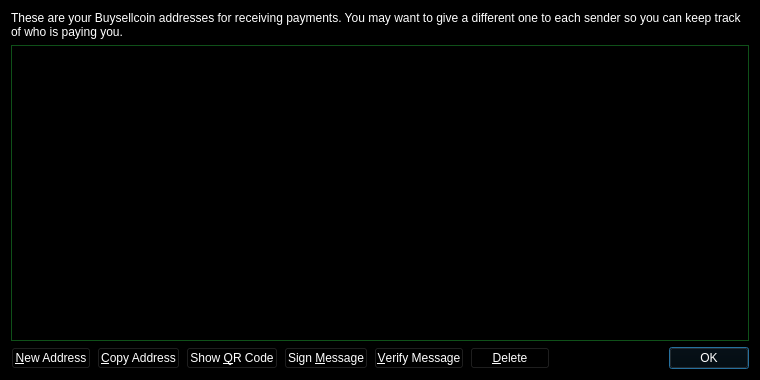
<?xml version="1.0" encoding="UTF-8"?>
<ui version="4.0">
 <class>AddressBookPage</class>
 <widget class="QWidget" name="AddressBookPage">
  <property name="geometry">
   <rect>
    <x>0</x>
    <y>0</y>
    <width>760</width>
    <height>380</height>
   </rect>
  </property>
  <property name="palette">
   <palette>
    <active>
     <colorrole role="WindowText">
      <brush brushstyle="SolidPattern">
       <color alpha="255">
        <red>255</red>
        <green>255</green>
        <blue>255</blue>
       </color>
      </brush>
     </colorrole>
     <colorrole role="Button">
      <brush brushstyle="SolidPattern">
       <color alpha="255">
        <red>0</red>
        <green>0</green>
        <blue>0</blue>
       </color>
      </brush>
     </colorrole>
     <colorrole role="Light">
      <brush brushstyle="SolidPattern">
       <color alpha="255">
        <red>0</red>
        <green>0</green>
        <blue>0</blue>
       </color>
      </brush>
     </colorrole>
     <colorrole role="Midlight">
      <brush brushstyle="SolidPattern">
       <color alpha="255">
        <red>0</red>
        <green>0</green>
        <blue>0</blue>
       </color>
      </brush>
     </colorrole>
     <colorrole role="Dark">
      <brush brushstyle="SolidPattern">
       <color alpha="255">
        <red>0</red>
        <green>0</green>
        <blue>0</blue>
       </color>
      </brush>
     </colorrole>
     <colorrole role="Mid">
      <brush brushstyle="SolidPattern">
       <color alpha="255">
        <red>0</red>
        <green>0</green>
        <blue>0</blue>
       </color>
      </brush>
     </colorrole>
     <colorrole role="Text">
      <brush brushstyle="SolidPattern">
       <color alpha="255">
        <red>255</red>
        <green>255</green>
        <blue>255</blue>
       </color>
      </brush>
     </colorrole>
     <colorrole role="BrightText">
      <brush brushstyle="SolidPattern">
       <color alpha="255">
        <red>255</red>
        <green>255</green>
        <blue>255</blue>
       </color>
      </brush>
     </colorrole>
     <colorrole role="ButtonText">
      <brush brushstyle="SolidPattern">
       <color alpha="255">
        <red>255</red>
        <green>255</green>
        <blue>255</blue>
       </color>
      </brush>
     </colorrole>
     <colorrole role="Base">
      <brush brushstyle="SolidPattern">
       <color alpha="255">
        <red>0</red>
        <green>0</green>
        <blue>0</blue>
       </color>
      </brush>
     </colorrole>
     <colorrole role="Window">
      <brush brushstyle="SolidPattern">
       <color alpha="255">
        <red>0</red>
        <green>0</green>
        <blue>0</blue>
       </color>
      </brush>
     </colorrole>
     <colorrole role="Shadow">
      <brush brushstyle="SolidPattern">
       <color alpha="255">
        <red>0</red>
        <green>0</green>
        <blue>0</blue>
       </color>
      </brush>
     </colorrole>
     <colorrole role="AlternateBase">
      <brush brushstyle="SolidPattern">
       <color alpha="255">
        <red>0</red>
        <green>0</green>
        <blue>0</blue>
       </color>
      </brush>
     </colorrole>
     <colorrole role="ToolTipBase">
      <brush brushstyle="SolidPattern">
       <color alpha="255">
        <red>255</red>
        <green>255</green>
        <blue>220</blue>
       </color>
      </brush>
     </colorrole>
     <colorrole role="ToolTipText">
      <brush brushstyle="SolidPattern">
       <color alpha="255">
        <red>0</red>
        <green>0</green>
        <blue>0</blue>
       </color>
      </brush>
     </colorrole>
    </active>
    <inactive>
     <colorrole role="WindowText">
      <brush brushstyle="SolidPattern">
       <color alpha="255">
        <red>255</red>
        <green>255</green>
        <blue>255</blue>
       </color>
      </brush>
     </colorrole>
     <colorrole role="Button">
      <brush brushstyle="SolidPattern">
       <color alpha="255">
        <red>0</red>
        <green>0</green>
        <blue>0</blue>
       </color>
      </brush>
     </colorrole>
     <colorrole role="Light">
      <brush brushstyle="SolidPattern">
       <color alpha="255">
        <red>0</red>
        <green>0</green>
        <blue>0</blue>
       </color>
      </brush>
     </colorrole>
     <colorrole role="Midlight">
      <brush brushstyle="SolidPattern">
       <color alpha="255">
        <red>0</red>
        <green>0</green>
        <blue>0</blue>
       </color>
      </brush>
     </colorrole>
     <colorrole role="Dark">
      <brush brushstyle="SolidPattern">
       <color alpha="255">
        <red>0</red>
        <green>0</green>
        <blue>0</blue>
       </color>
      </brush>
     </colorrole>
     <colorrole role="Mid">
      <brush brushstyle="SolidPattern">
       <color alpha="255">
        <red>0</red>
        <green>0</green>
        <blue>0</blue>
       </color>
      </brush>
     </colorrole>
     <colorrole role="Text">
      <brush brushstyle="SolidPattern">
       <color alpha="255">
        <red>255</red>
        <green>255</green>
        <blue>255</blue>
       </color>
      </brush>
     </colorrole>
     <colorrole role="BrightText">
      <brush brushstyle="SolidPattern">
       <color alpha="255">
        <red>255</red>
        <green>255</green>
        <blue>255</blue>
       </color>
      </brush>
     </colorrole>
     <colorrole role="ButtonText">
      <brush brushstyle="SolidPattern">
       <color alpha="255">
        <red>255</red>
        <green>255</green>
        <blue>255</blue>
       </color>
      </brush>
     </colorrole>
     <colorrole role="Base">
      <brush brushstyle="SolidPattern">
       <color alpha="255">
        <red>0</red>
        <green>0</green>
        <blue>0</blue>
       </color>
      </brush>
     </colorrole>
     <colorrole role="Window">
      <brush brushstyle="SolidPattern">
       <color alpha="255">
        <red>0</red>
        <green>0</green>
        <blue>0</blue>
       </color>
      </brush>
     </colorrole>
     <colorrole role="Shadow">
      <brush brushstyle="SolidPattern">
       <color alpha="255">
        <red>0</red>
        <green>0</green>
        <blue>0</blue>
       </color>
      </brush>
     </colorrole>
     <colorrole role="AlternateBase">
      <brush brushstyle="SolidPattern">
       <color alpha="255">
        <red>0</red>
        <green>0</green>
        <blue>0</blue>
       </color>
      </brush>
     </colorrole>
     <colorrole role="ToolTipBase">
      <brush brushstyle="SolidPattern">
       <color alpha="255">
        <red>255</red>
        <green>255</green>
        <blue>220</blue>
       </color>
      </brush>
     </colorrole>
     <colorrole role="ToolTipText">
      <brush brushstyle="SolidPattern">
       <color alpha="255">
        <red>0</red>
        <green>0</green>
        <blue>0</blue>
       </color>
      </brush>
     </colorrole>
    </inactive>
    <disabled>
     <colorrole role="WindowText">
      <brush brushstyle="SolidPattern">
       <color alpha="255">
        <red>0</red>
        <green>0</green>
        <blue>0</blue>
       </color>
      </brush>
     </colorrole>
     <colorrole role="Button">
      <brush brushstyle="SolidPattern">
       <color alpha="255">
        <red>0</red>
        <green>0</green>
        <blue>0</blue>
       </color>
      </brush>
     </colorrole>
     <colorrole role="Light">
      <brush brushstyle="SolidPattern">
       <color alpha="255">
        <red>0</red>
        <green>0</green>
        <blue>0</blue>
       </color>
      </brush>
     </colorrole>
     <colorrole role="Midlight">
      <brush brushstyle="SolidPattern">
       <color alpha="255">
        <red>0</red>
        <green>0</green>
        <blue>0</blue>
       </color>
      </brush>
     </colorrole>
     <colorrole role="Dark">
      <brush brushstyle="SolidPattern">
       <color alpha="255">
        <red>0</red>
        <green>0</green>
        <blue>0</blue>
       </color>
      </brush>
     </colorrole>
     <colorrole role="Mid">
      <brush brushstyle="SolidPattern">
       <color alpha="255">
        <red>0</red>
        <green>0</green>
        <blue>0</blue>
       </color>
      </brush>
     </colorrole>
     <colorrole role="Text">
      <brush brushstyle="SolidPattern">
       <color alpha="255">
        <red>0</red>
        <green>0</green>
        <blue>0</blue>
       </color>
      </brush>
     </colorrole>
     <colorrole role="BrightText">
      <brush brushstyle="SolidPattern">
       <color alpha="255">
        <red>255</red>
        <green>255</green>
        <blue>255</blue>
       </color>
      </brush>
     </colorrole>
     <colorrole role="ButtonText">
      <brush brushstyle="SolidPattern">
       <color alpha="255">
        <red>0</red>
        <green>0</green>
        <blue>0</blue>
       </color>
      </brush>
     </colorrole>
     <colorrole role="Base">
      <brush brushstyle="SolidPattern">
       <color alpha="255">
        <red>0</red>
        <green>0</green>
        <blue>0</blue>
       </color>
      </brush>
     </colorrole>
     <colorrole role="Window">
      <brush brushstyle="SolidPattern">
       <color alpha="255">
        <red>0</red>
        <green>0</green>
        <blue>0</blue>
       </color>
      </brush>
     </colorrole>
     <colorrole role="Shadow">
      <brush brushstyle="SolidPattern">
       <color alpha="255">
        <red>0</red>
        <green>0</green>
        <blue>0</blue>
       </color>
      </brush>
     </colorrole>
     <colorrole role="AlternateBase">
      <brush brushstyle="SolidPattern">
       <color alpha="255">
        <red>0</red>
        <green>0</green>
        <blue>0</blue>
       </color>
      </brush>
     </colorrole>
     <colorrole role="ToolTipBase">
      <brush brushstyle="SolidPattern">
       <color alpha="255">
        <red>255</red>
        <green>255</green>
        <blue>220</blue>
       </color>
      </brush>
     </colorrole>
     <colorrole role="ToolTipText">
      <brush brushstyle="SolidPattern">
       <color alpha="255">
        <red>0</red>
        <green>0</green>
        <blue>0</blue>
       </color>
      </brush>
     </colorrole>
    </disabled>
   </palette>
  </property>
  <property name="windowTitle">
   <string>Address Book</string>
  </property>
  <layout class="QVBoxLayout" name="verticalLayout">
   <item>
    <widget class="QLabel" name="labelExplanation">
     <property name="text">
      <string>These are your Buysellcoin addresses for receiving payments. You may want to give a different one to each sender so you can keep track of who is paying you.</string>
     </property>
     <property name="textFormat">
      <enum>Qt::PlainText</enum>
     </property>
     <property name="wordWrap">
      <bool>true</bool>
     </property>
    </widget>
   </item>
   <item>
    <widget class="QTableView" name="tableView">
     <property name="palette">
      <palette>
       <active>
        <colorrole role="WindowText">
         <brush brushstyle="SolidPattern">
          <color alpha="255">
           <red>255</red>
           <green>255</green>
           <blue>255</blue>
          </color>
         </brush>
        </colorrole>
        <colorrole role="Button">
         <brush brushstyle="SolidPattern">
          <color alpha="255">
           <red>19</red>
           <green>104</green>
           <blue>32</blue>
          </color>
         </brush>
        </colorrole>
        <colorrole role="Light">
         <brush brushstyle="SolidPattern">
          <color alpha="255">
           <red>28</red>
           <green>156</green>
           <blue>48</blue>
          </color>
         </brush>
        </colorrole>
        <colorrole role="Midlight">
         <brush brushstyle="SolidPattern">
          <color alpha="255">
           <red>23</red>
           <green>130</green>
           <blue>40</blue>
          </color>
         </brush>
        </colorrole>
        <colorrole role="Dark">
         <brush brushstyle="SolidPattern">
          <color alpha="255">
           <red>9</red>
           <green>52</green>
           <blue>16</blue>
          </color>
         </brush>
        </colorrole>
        <colorrole role="Mid">
         <brush brushstyle="SolidPattern">
          <color alpha="255">
           <red>12</red>
           <green>69</green>
           <blue>21</blue>
          </color>
         </brush>
        </colorrole>
        <colorrole role="Text">
         <brush brushstyle="SolidPattern">
          <color alpha="255">
           <red>255</red>
           <green>255</green>
           <blue>255</blue>
          </color>
         </brush>
        </colorrole>
        <colorrole role="BrightText">
         <brush brushstyle="SolidPattern">
          <color alpha="255">
           <red>255</red>
           <green>255</green>
           <blue>255</blue>
          </color>
         </brush>
        </colorrole>
        <colorrole role="ButtonText">
         <brush brushstyle="SolidPattern">
          <color alpha="255">
           <red>255</red>
           <green>255</green>
           <blue>255</blue>
          </color>
         </brush>
        </colorrole>
        <colorrole role="Base">
         <brush brushstyle="SolidPattern">
          <color alpha="255">
           <red>0</red>
           <green>0</green>
           <blue>0</blue>
          </color>
         </brush>
        </colorrole>
        <colorrole role="Window">
         <brush brushstyle="SolidPattern">
          <color alpha="255">
           <red>19</red>
           <green>104</green>
           <blue>32</blue>
          </color>
         </brush>
        </colorrole>
        <colorrole role="Shadow">
         <brush brushstyle="SolidPattern">
          <color alpha="255">
           <red>0</red>
           <green>0</green>
           <blue>0</blue>
          </color>
         </brush>
        </colorrole>
        <colorrole role="AlternateBase">
         <brush brushstyle="SolidPattern">
          <color alpha="255">
           <red>9</red>
           <green>52</green>
           <blue>16</blue>
          </color>
         </brush>
        </colorrole>
        <colorrole role="ToolTipBase">
         <brush brushstyle="SolidPattern">
          <color alpha="255">
           <red>255</red>
           <green>255</green>
           <blue>220</blue>
          </color>
         </brush>
        </colorrole>
        <colorrole role="ToolTipText">
         <brush brushstyle="SolidPattern">
          <color alpha="255">
           <red>0</red>
           <green>0</green>
           <blue>0</blue>
          </color>
         </brush>
        </colorrole>
       </active>
       <inactive>
        <colorrole role="WindowText">
         <brush brushstyle="SolidPattern">
          <color alpha="255">
           <red>255</red>
           <green>255</green>
           <blue>255</blue>
          </color>
         </brush>
        </colorrole>
        <colorrole role="Button">
         <brush brushstyle="SolidPattern">
          <color alpha="255">
           <red>19</red>
           <green>104</green>
           <blue>32</blue>
          </color>
         </brush>
        </colorrole>
        <colorrole role="Light">
         <brush brushstyle="SolidPattern">
          <color alpha="255">
           <red>28</red>
           <green>156</green>
           <blue>48</blue>
          </color>
         </brush>
        </colorrole>
        <colorrole role="Midlight">
         <brush brushstyle="SolidPattern">
          <color alpha="255">
           <red>23</red>
           <green>130</green>
           <blue>40</blue>
          </color>
         </brush>
        </colorrole>
        <colorrole role="Dark">
         <brush brushstyle="SolidPattern">
          <color alpha="255">
           <red>9</red>
           <green>52</green>
           <blue>16</blue>
          </color>
         </brush>
        </colorrole>
        <colorrole role="Mid">
         <brush brushstyle="SolidPattern">
          <color alpha="255">
           <red>12</red>
           <green>69</green>
           <blue>21</blue>
          </color>
         </brush>
        </colorrole>
        <colorrole role="Text">
         <brush brushstyle="SolidPattern">
          <color alpha="255">
           <red>255</red>
           <green>255</green>
           <blue>255</blue>
          </color>
         </brush>
        </colorrole>
        <colorrole role="BrightText">
         <brush brushstyle="SolidPattern">
          <color alpha="255">
           <red>255</red>
           <green>255</green>
           <blue>255</blue>
          </color>
         </brush>
        </colorrole>
        <colorrole role="ButtonText">
         <brush brushstyle="SolidPattern">
          <color alpha="255">
           <red>255</red>
           <green>255</green>
           <blue>255</blue>
          </color>
         </brush>
        </colorrole>
        <colorrole role="Base">
         <brush brushstyle="SolidPattern">
          <color alpha="255">
           <red>0</red>
           <green>0</green>
           <blue>0</blue>
          </color>
         </brush>
        </colorrole>
        <colorrole role="Window">
         <brush brushstyle="SolidPattern">
          <color alpha="255">
           <red>19</red>
           <green>104</green>
           <blue>32</blue>
          </color>
         </brush>
        </colorrole>
        <colorrole role="Shadow">
         <brush brushstyle="SolidPattern">
          <color alpha="255">
           <red>0</red>
           <green>0</green>
           <blue>0</blue>
          </color>
         </brush>
        </colorrole>
        <colorrole role="AlternateBase">
         <brush brushstyle="SolidPattern">
          <color alpha="255">
           <red>9</red>
           <green>52</green>
           <blue>16</blue>
          </color>
         </brush>
        </colorrole>
        <colorrole role="ToolTipBase">
         <brush brushstyle="SolidPattern">
          <color alpha="255">
           <red>255</red>
           <green>255</green>
           <blue>220</blue>
          </color>
         </brush>
        </colorrole>
        <colorrole role="ToolTipText">
         <brush brushstyle="SolidPattern">
          <color alpha="255">
           <red>0</red>
           <green>0</green>
           <blue>0</blue>
          </color>
         </brush>
        </colorrole>
       </inactive>
       <disabled>
        <colorrole role="WindowText">
         <brush brushstyle="SolidPattern">
          <color alpha="255">
           <red>9</red>
           <green>52</green>
           <blue>16</blue>
          </color>
         </brush>
        </colorrole>
        <colorrole role="Button">
         <brush brushstyle="SolidPattern">
          <color alpha="255">
           <red>19</red>
           <green>104</green>
           <blue>32</blue>
          </color>
         </brush>
        </colorrole>
        <colorrole role="Light">
         <brush brushstyle="SolidPattern">
          <color alpha="255">
           <red>28</red>
           <green>156</green>
           <blue>48</blue>
          </color>
         </brush>
        </colorrole>
        <colorrole role="Midlight">
         <brush brushstyle="SolidPattern">
          <color alpha="255">
           <red>23</red>
           <green>130</green>
           <blue>40</blue>
          </color>
         </brush>
        </colorrole>
        <colorrole role="Dark">
         <brush brushstyle="SolidPattern">
          <color alpha="255">
           <red>9</red>
           <green>52</green>
           <blue>16</blue>
          </color>
         </brush>
        </colorrole>
        <colorrole role="Mid">
         <brush brushstyle="SolidPattern">
          <color alpha="255">
           <red>12</red>
           <green>69</green>
           <blue>21</blue>
          </color>
         </brush>
        </colorrole>
        <colorrole role="Text">
         <brush brushstyle="SolidPattern">
          <color alpha="255">
           <red>9</red>
           <green>52</green>
           <blue>16</blue>
          </color>
         </brush>
        </colorrole>
        <colorrole role="BrightText">
         <brush brushstyle="SolidPattern">
          <color alpha="255">
           <red>255</red>
           <green>255</green>
           <blue>255</blue>
          </color>
         </brush>
        </colorrole>
        <colorrole role="ButtonText">
         <brush brushstyle="SolidPattern">
          <color alpha="255">
           <red>9</red>
           <green>52</green>
           <blue>16</blue>
          </color>
         </brush>
        </colorrole>
        <colorrole role="Base">
         <brush brushstyle="SolidPattern">
          <color alpha="255">
           <red>19</red>
           <green>104</green>
           <blue>32</blue>
          </color>
         </brush>
        </colorrole>
        <colorrole role="Window">
         <brush brushstyle="SolidPattern">
          <color alpha="255">
           <red>19</red>
           <green>104</green>
           <blue>32</blue>
          </color>
         </brush>
        </colorrole>
        <colorrole role="Shadow">
         <brush brushstyle="SolidPattern">
          <color alpha="255">
           <red>0</red>
           <green>0</green>
           <blue>0</blue>
          </color>
         </brush>
        </colorrole>
        <colorrole role="AlternateBase">
         <brush brushstyle="SolidPattern">
          <color alpha="255">
           <red>19</red>
           <green>104</green>
           <blue>32</blue>
          </color>
         </brush>
        </colorrole>
        <colorrole role="ToolTipBase">
         <brush brushstyle="SolidPattern">
          <color alpha="255">
           <red>255</red>
           <green>255</green>
           <blue>220</blue>
          </color>
         </brush>
        </colorrole>
        <colorrole role="ToolTipText">
         <brush brushstyle="SolidPattern">
          <color alpha="255">
           <red>0</red>
           <green>0</green>
           <blue>0</blue>
          </color>
         </brush>
        </colorrole>
       </disabled>
      </palette>
     </property>
     <property name="contextMenuPolicy">
      <enum>Qt::CustomContextMenu</enum>
     </property>
     <property name="toolTip">
      <string>Double-click to edit address or label</string>
     </property>
     <property name="tabKeyNavigation">
      <bool>false</bool>
     </property>
     <property name="selectionMode">
      <enum>QAbstractItemView::SingleSelection</enum>
     </property>
     <property name="selectionBehavior">
      <enum>QAbstractItemView::SelectRows</enum>
     </property>
     <property name="sortingEnabled">
      <bool>true</bool>
     </property>
     <attribute name="verticalHeaderVisible">
      <bool>false</bool>
     </attribute>
    </widget>
   </item>
   <item>
    <layout class="QHBoxLayout" name="horizontalLayout">
     <item>
      <widget class="QPushButton" name="newAddressButton">
       <property name="toolTip">
        <string>Create a new address</string>
       </property>
       <property name="text">
        <string>&amp;New Address</string>
       </property>
      </widget>
     </item>
     <item>
      <widget class="QPushButton" name="copyToClipboard">
       <property name="toolTip">
        <string>Copy the currently selected address to the system clipboard</string>
       </property>
       <property name="text">
        <string>&amp;Copy Address</string>
       </property>
      </widget>
     </item>
     <item>
      <widget class="QPushButton" name="showQRCode">
       <property name="text">
        <string>Show &amp;QR Code</string>
       </property>
      </widget>
     </item>
     <item>
      <widget class="QPushButton" name="signMessage">
       <property name="toolTip">
        <string>Sign a message to prove you own a Buysellcoin address</string>
       </property>
       <property name="text">
        <string>Sign &amp;Message</string>
       </property>
      </widget>
     </item>
     <item>
      <widget class="QPushButton" name="verifyMessage">
       <property name="toolTip">
        <string>Verify a message to ensure it was signed with a specified Buysellcoin address</string>
       </property>
       <property name="text">
        <string>&amp;Verify Message</string>
       </property>
      </widget>
     </item>
     <item>
      <widget class="QPushButton" name="deleteButton">
       <property name="toolTip">
        <string>Delete the currently selected address from the list</string>
       </property>
       <property name="text">
        <string>&amp;Delete</string>
       </property>
      </widget>
     </item>
     <item>
      <spacer name="horizontalSpacer">
       <property name="orientation">
        <enum>Qt::Horizontal</enum>
       </property>
       <property name="sizeHint" stdset="0">
        <size>
         <width>40</width>
         <height>20</height>
        </size>
       </property>
      </spacer>
     </item>
     <item>
      <widget class="QDialogButtonBox" name="buttonBox">
       <property name="sizePolicy">
        <sizepolicy hsizetype="Maximum" vsizetype="Fixed">
         <horstretch>0</horstretch>
         <verstretch>0</verstretch>
        </sizepolicy>
       </property>
       <property name="standardButtons">
        <set>QDialogButtonBox::Ok</set>
       </property>
      </widget>
     </item>
    </layout>
   </item>
  </layout>
 </widget>
 <resources/>
 <connections/>
</ui>
